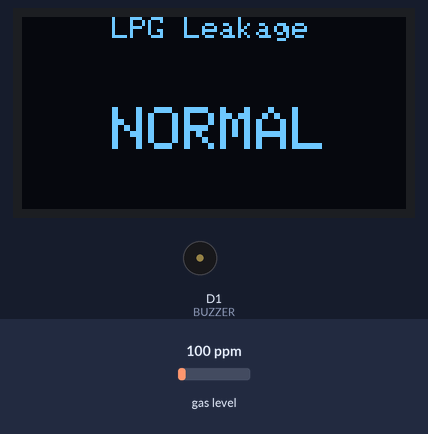
This sketch was run on a simulated ESP8266 (NodeMCU). Shown: 128×64 one-colour display, buzzer (waves = sounding, pin HIGH). Inputs (shaded band) come from the test bench; at power-on: gas level 100 ppm. WiFi joins after 1.5 s; servers stay silent unless stated; uploads are accepted with an empty reply; what the sketch prints to the serial monitor is not drawn.

Above: at 31.9 s.

The sketch:

lpg-detection.ino
```cpp
#include <SPI.h>
#include <Wire.h>
#include <Adafruit_GFX.h>
#include <Adafruit_SSD1306.h>
#include <ArduinoJson.h>
#include <ESP8266WiFi.h>
#include <ESP8266HTTPClient.h>
#include <MQUnifiedsensor.h>
#include <SoftwareSerial.h>
#include <AsyncTimer.h>


// WiFi
#ifndef STASSID
#define STASSID "PLDT_Home_40D81"
#define STAPSK  "pldthome"
#endif

// OLED
#define SCREEN_WIDTH  128 // OLED display width, in pixels
#define SCREEN_HEIGHT 64 // OLED display height, in pixels
#define OLED_MOSI     D7
#define OLED_CLK      D5
#define OLED_DC       D2
#define OLED_CS       D8
#define OLED_RESET    D3

// GSM
#define RX                  D4
#define TX                  D0

// Buzzer
#define BUZZER              D1

// MQ2 Sensor
#define MQ2_SENSOR          A0
#define Board               ("ESP8266")
#define Pin                 (A0)
#define Type                ("MQ-2") //MQ2
#define Voltage_Resolution  (3.3) // 3V3 <- IMPORTANT
#define ADC_Bit_Resolution  (10) // For ESP8266
#define RatioMQ2CleanAir    (9.83)


// PPM Status Constants
#define NORMAL_STATUS     "normal"
#define WARNING_STATUS    "warning"
#define HAZARDOUS_STATUS  "hazardous"

// Intiantiate
AsyncTimer timer;
Adafruit_SSD1306 display(OLED_MOSI, OLED_CLK, OLED_DC, OLED_RESET, OLED_CS);
SoftwareSerial GSM(RX, TX);
WiFiClient client;
HTTPClient http;
MQUnifiedsensor MQ2(Board, Voltage_Resolution, ADC_Bit_Resolution, Pin, Type);

// Macros
String SERVER_IP = "http://lpg-detection.herokuapp.com";
// String SERVER_IP = "http://10.0.0.33:8000";
bool is_connected = false;
unsigned long last_millis = millis();
unsigned long last_sms_timestamp = last_millis;

const String device_id = "LPG0003";
String owner_mobile;
String bfp_mobile;
String full_name;
String address;

// // PPM 500 to 999
// String warning_mesage = "We have detected an UNUSUAL gas level from your area. Please make sure your tank regulator is OFF!";
// // PPM >=1000
// String hazardous_message = "We have detected a HAZARDOUS gas level in your area!  Please make sure your tank regulator is OFF!";


void setup() {
  Serial.begin(115200);
  Serial.println("Initializing...");
  // Initialize modules
  initialize_oled();
  initialize_wifi();
  initialize_sensor();
  initialize_buzzer();
  initialize_gsm();
}

void loop() {
  unsigned long current_millis = millis();

  // handle timer
  timer.handle();

  // Read LPG PPM
  MQ2.update();
  float ppm = MQ2.readSensor() - 100;
  ppm = ppm < 0 ? 0 : ppm;
  String ppm_status = get_ppm_status(ppm);


  // Update display
  if (is_connected) {
    set_display_status(ppm_status);
  } else {
    display_connecting_status();
  }

  // Buzzer
  buzzer_tone(ppm_status);

  // Post data to server every 500ms
  if (current_millis - last_millis > 1000) {
    post_data(ppm);
    last_millis = current_millis;
  }

  // HAZARDOUS
  // Alert owner and BPF
  if (current_millis - last_sms_timestamp > 30000 && ppm_status == HAZARDOUS_STATUS) {
    post_alert(ppm, ppm_status);

    String message_to_owner = "We have detected a HAZARDOUS gas levels from your area. Please make sure your tank regulator is OFF!";
    send_sms(owner_mobile, message_to_owner);

    String message_to_bfp = "We have detected a HAZARDOUS gas levels at " + full_name +  "'s area - " + address + ". Please do the necessary actions to inform the user and mitigate the risk of catching a fire!";
    // String message_to_bfp = full_name + address;
    send_sms(bfp_mobile,  message_to_bfp);
    last_sms_timestamp = current_millis;
  }

  // WARNING
  // Alert owner
  if (current_millis - last_sms_timestamp > 30000 && ppm_status == WARNING_STATUS) {
    post_alert(ppm, ppm_status);

    String message_to_owner = "We have detected an UNUSUAL gas levels from your area. Please make sure your tank regulator is OFF!";
    send_sms(owner_mobile, message_to_owner);
    last_sms_timestamp = current_millis;
  }
}
```

buzzer.ino
```cpp
void initialize_buzzer() {
  pinMode(BUZZER, OUTPUT);
}

void buzzer_tone(String ppm_status){
  bool is_hazardous = ppm_status == HAZARDOUS_STATUS;
  digitalWrite(BUZZER, is_hazardous ? HIGH: LOW);
}
```

gsm.ino
```cpp
void initialize_gsm() {
  GSM.begin(9600);
}


unsigned int in_queue_millis = 0;

void send_sms(String mobile, String message) {

  Serial.println(mobile);
  Serial.println(message);


  // Send AT
  in_queue_millis += 10000;
  timer.setTimeout([]() {
    Serial.println("AT");
    Serial.println();
    GSM.println("AT");  // Configure Text mode
    clear_buffer();

    in_queue_millis -= 10000;
  },
                   in_queue_millis);

  // Send AT+CMGF
  in_queue_millis += 3000;
  timer.setTimeout([]() {
    Serial.println("AT+CMGF=1");
    Serial.println();
    GSM.println("AT+CMGF=1");  // Configure Text mode
    clear_buffer();

    in_queue_millis -= 3000;
  },
                   in_queue_millis);

  // Send AT+CMGS
  in_queue_millis += 3000;
  timer.setTimeout([mobile]() {
    Serial.println("AT+CMGS=\"" + String(mobile) + "\"");
    Serial.println();
    GSM.println("AT+CMGS=\"" + String(mobile) + "\"");
    clear_buffer();

    in_queue_millis -= 3000;
  },
                   in_queue_millis);

  // Send message
  in_queue_millis += 3000;
  timer.setTimeout([message]() {
    Serial.println(message);
    Serial.println();
    GSM.print(message);  //text content
    clear_buffer();

    in_queue_millis -= 3000;
  },
                   in_queue_millis);

  // Send endline
  in_queue_millis += 3000;
  timer.setTimeout([]() {
    // Serial.println("26");
    Serial.println("26");
    Serial.println();
    GSM.write(26);
    clear_buffer();

    in_queue_millis -= 3000;
  },
                   in_queue_millis);
}

void clear_buffer() {
  ;
  while (GSM.available()) {
    char s = GSM.read();
    Serial.print(s);
  }
}
```

oled.ino
```cpp
void initialize_oled(){
  display.begin(SSD1306_SWITCHCAPVCC);

  display_connecting_status();
}

void display_connecting_status(){
  display.clearDisplay();

  // Connecting text
  display.setTextSize(1);
  display.setTextColor(WHITE);
  display.setCursor(25,30);
  display.println("Connecting...");
  display.display();
}

void display_heating_sensor(){
  display.clearDisplay();

  // Connecting text
  display.setTextSize(1);
  display.setTextColor(WHITE);
  display.setCursor(15,30);
  display.println("Heating sensor...");
  display.display();
}

void set_display_status(String ppm_status){
  display.clearDisplay();

  // Header
  display.setTextSize(1);
  display.setTextColor(WHITE);
  display.setCursor(30,0);
  display.println("LPG Leakage");

  // Status
  display.setTextSize(2);

  if(ppm_status == "normal") {
    display.setCursor(30,30);
    display.println("NORMAL");
    display.display();
  } else if (ppm_status == "warning") {
    display.setCursor(25,30);
    display.println("WARNING");
    display.display();
  } else {
    display.setCursor(15,30);
    display.println("HAZARDOUS");
    display.display();
  }
}
```

sensor.ino
```cpp
void initialize_sensor(){
  display_heating_sensor();
  delay(30000);

  MQ2.setRegressionMethod(1); //_PPM =  a*ratio^b
  MQ2.setA(44771);
  MQ2.setB(-3.245); // Configure the equation to to calculate LPG concentration
  /*
    Exponential regression:
    Gas    | a      | b
    LPG    | 44771  | -3.245
    CH4    | 2*10^31| 19.01
    CO     | 521853 | -3.821
    Alcohol| 0.3934 | -1.504
    Benzene| 4.8387 | -2.68
    Hexane | 7585.3 | -2.849
  */

  MQ2.init();

  /*****************************  MQ CAlibration ********************************************/
  // Serial.print("Calibrating please wait.");
  float calcR0 = 0;
  for(int i = 1; i<=10; i ++){
    MQ2.update(); // Update data, the arduino will read the voltage from the analog pin
    calcR0 += MQ2.calibrate(RatioMQ2CleanAir);
    // Serial.print(".");
  }
  MQ2.setR0(calcR0/10);
  // Serial.println("  done!.");

  if(isinf(calcR0)) while(1);
  if(calcR0 == 0) while(1);
  /*****************************  MQ CAlibration ********************************************/
}

String get_ppm_status(float ppm){
  String status = NORMAL_STATUS;
  if (ppm >= 500 && ppm < 1000){
    status = WARNING_STATUS;
  } else if (ppm >= 1000) {
    status = HAZARDOUS_STATUS;
  }
  return status;
}
```

wifi.ino
```cpp
void initialize_wifi(){
  WiFi.begin(STASSID, STAPSK);
  while (WiFi.status() != WL_CONNECTED) {
    delay(500);
  }

  get_device_details();
}

void get_device_details() {
  if ((WiFi.status() == WL_CONNECTED)) {
    is_connected = true;

    String path = SERVER_IP + "/device/?device_id=" + device_id;
    http.begin(client, path.c_str());
    http.addHeader("Content-Type", "application/json");
    int httpResponseCode = http.GET();

    if (httpResponseCode>0) {
      // call http get
      String payload = http.getString();

      // deserialize
      DynamicJsonDocument doc(1024);
      deserializeJson(doc, payload);

      owner_mobile = String(doc["contact_number"]);
      bfp_mobile = String(doc["bfp_number"]);
      full_name = String(doc["full_name"]);
      address = String(doc["address"]);

      Serial.print("full_name: ");
      Serial.println(full_name);
      Serial.print("address: ");
      Serial.println(address);
      Serial.print("owner_mobile: ");
      Serial.println(owner_mobile);
      Serial.print("bfp_mobile: ");
      Serial.println(bfp_mobile);

      http.end();
      return;
    }
    get_device_details();
  } else {
    is_connected = false;
  }
}

void post_data(float ppm) {
  if ((WiFi.status() == WL_CONNECTED)) {
    is_connected = true;

    String path = SERVER_IP + "/ppm/";
    http.begin(client, path.c_str());
    http.addHeader("Content-Type", "application/json");
    http.POST("{\"ppm\":" + String(ppm) + ", \"device_id\": \"" + device_id + "\"}");
    http.end();
  } else {
    is_connected = false;
  }
}

void post_alert(float ppm, String status) {
  if ((WiFi.status() == WL_CONNECTED)) {
    is_connected = true;

    String path = SERVER_IP + "/alerts/";
    http.begin(client, path.c_str());
    http.addHeader("Content-Type", "application/json");
    http.POST("{\"ppm\":" + String(ppm) + ", \"status\":\"" + status + "\",  \"device_id\": \"" + device_id + "\"}");
    http.end();
  } else {
    is_connected = false;
  }
}
```
